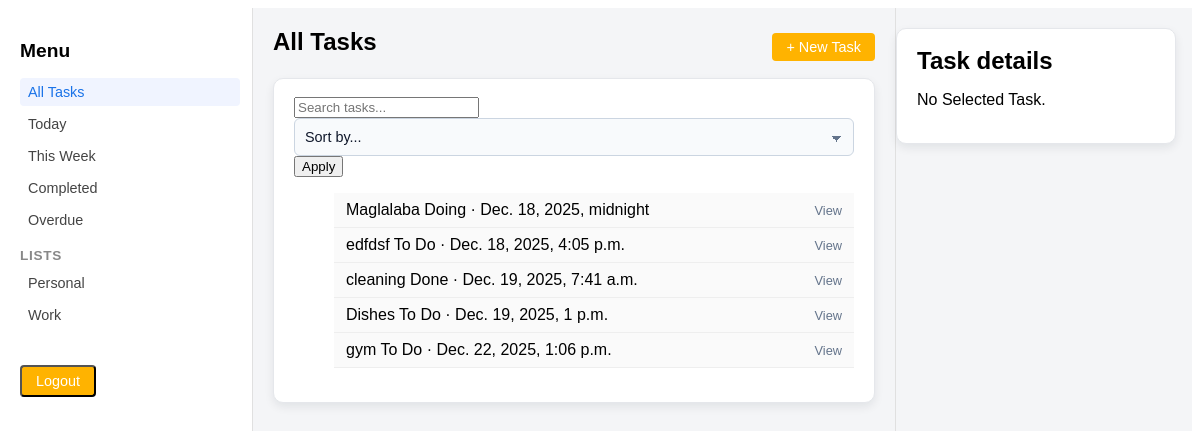
/?filter=all (signed in), run on an earlier commit of the app's database.
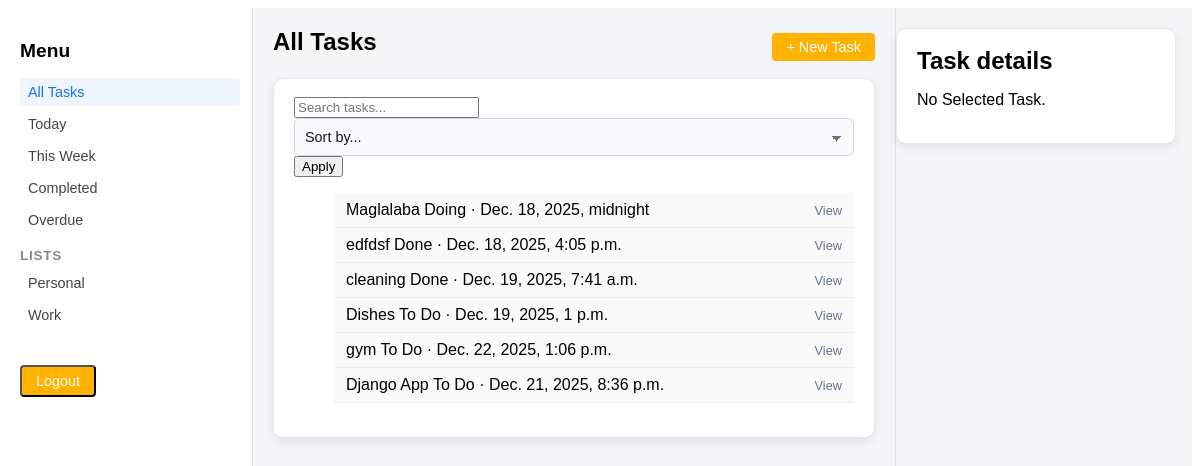
And on a later commit of the database.
### core/models.py (models this page shows, shortened)
class Task(models.Model):
    STATUS_CHOICES = [
        ('todo', 'To Do'),
        ('doing', 'Doing'),
        ('done', 'Done'),
    ]
    owner = models.ForeignKey(User, on_delete=models.CASCADE)
    title = models.CharField(max_length=200)
    description = models.TextField(blank=True)
    due_date = models.DateTimeField(null=True, blank=True)
    status = models.CharField(max_length=10, choices=STATUS_CHOICES, default='todo')
    created_at = models.DateTimeField(auto_now_add=True)

### core/views.py (the view)
# urls.py: path('', views.dashboard, name='dashboard'),
@login_required
def dashboard(request):
    today = timezone.now().date()
    flt = request.GET.get('filter', 'today')
    selected_id = request.GET.get('task')
    base_qs = Task.objects.filter(owner=request.user)
    search_query = request.GET.get('q', '').strip()
    sort_option = request.GET.get('sort', '')
    if flt == 'all':
        tasks = base_qs
    elif flt == 'today':
        tasks = base_qs.filter(due_date__date=today)
    elif flt == 'week':
        tasks = base_qs.filter(
            due_date__gte=today,
            due_date__lte=today + timezone.timedelta(days=7),
        )
    elif flt == 'completed':
        tasks = base_qs.filter(status='done')
    elif flt == 'overdue':
        tasks = base_qs.filter(
            status__in=['todo', 'in_progress'],
            due_date__lt=today,
        )
    else:
        tasks = base_qs.none()
    if search_query:
        tasks = tasks.filter(
            Q(title__icontains=search_query) |
            Q(description__icontains=search_query)
        )
    allowed_sorts = ['due_date', '-due_date', 'title', '-title']
    if sort_option in allowed_sorts:
        tasks = tasks.order_by(sort_option)
    selected_task = None
    if selected_id:
        selected_task = get_object_or_404(base_qs, pk=selected_id)
    reminders = Reminder.objects.filter(
        task__owner=request.user,
        remind_at__gte=timezone.now(),
    ).order_by('remind_at')
    return render(request, 'core/dashboard.html', {
        'tasks': tasks,
        'filter': flt,
        'reminders': reminders,
        'selected_task': selected_task,
        'search_query': search_query,
        'sort_option': sort_option,
    })

### core/templates/core/dashboard.html (shortened to what this page needs)
{% load static %}
<!DOCTYPE html>
<html>
<head>
  <link rel="stylesheet" type="text/css" href="{% static 'core/style.css' %}">
</head>
<body>
  <body>
    <div class="layout">
      <aside class="sidebar">
        <h2 class="sidebar-title">Menu</h2>
        <ul class="sidebar-list">
          <li class="{% if filter == 'all' %}is-active{% endif %}">
            <a href="{% url 'dashboard' %}?filter=all">All Tasks</a>
          </li>
          <li class="{% if filter == 'today' %}is-active{% endif %}">
            <a href="{% url 'dashboard' %}?filter=today">Today</a>
          </li>
          <li class="{% if filter == 'week' %}is-active{% endif %}">
            <a href="{% url 'dashboard' %}?filter=week">This Week</a>
          </li>
          <li class="{% if filter == 'completed' %}is-active{% endif %}">
            <a href="{% url 'dashboard' %}?filter=completed">Completed</a>
          </li>
          <li class="{% if filter == 'overdue' %}is-active{% endif %}">
            <a href="{% url 'dashboard' %}?filter=overdue">Overdue</a>
          </li>
        </ul>
        <nav class="sidebar-section">
          <h3 class="sidebar-heading">Lists</h3>
          <ul class="sidebar-list">
            <li><a href="#">Personal</a></li>
            <li><a href="#">Work</a></li>
          </ul>
        </nav>
        <button class="btn-primary" style="margin-top: 1rem;">
          Logout
        </button>
      </aside>
      <main class="main-column">
        <header class="main-header">
          <h2 class="card-title">
            {% if filter == 'all' %}All Tasks
            {% elif filter == 'today' %}Today
            {% elif filter == 'week' %}This Week
            {% elif filter == 'completed' %}Completed
            {% elif filter == 'overdue' %}Overdue
            {% else %}Tasks{% endif %}
          </h2>
          <a href="{% url 'task_create' %}" class="btn-primary">+ New Task</a>
        </header>
        <section class="card">
          <form method="get" class="search-sort-container">
            <input
              type="text"
              name="q"
              placeholder="Search tasks..."
              class="search-input"
              value="{{ search_query|default:'' }}"
            >
            <select name="sort" class="sort-dropdown">
              <option value="">Sort by...</option>
            </select>
            <button type="submit">Apply</button>
          </form>
          <ul class="item-list">
            {% for task in tasks %}
              <li class="item-row">
                <a href="{% url 'dashboard' %}?filter={{ filter }}&task={{ task.pk }}"
                   class="item-row-link">
                  <div class="item-main">
                    <span class="item-title">{{ task.title }}</span>
                    <span class="item-meta">
                      {{ task.get_status_display }} · {{ task.due_date }}
                    </span>
                  </div>
                  <span class="item-action-label">View</span>
                </a>
              </li>
            {% empty %}
              <li class="item-row item-empty">No tasks in this view.</li>
            {% endfor %}
          </ul>
        </section>
      </main>
      <aside class="detail-column">
        <div class="card">
          <h2 class="card-title">Task details</h2>
          {% if selected_task %}
            <p><strong>Title:</strong> {{ selected_task.title }}</p>
            <p><strong>Description:</strong> {{ selected_task.description }}</p>
            <p><strong>Due:</strong> {{ selected_task.due_date }}</p>
            <p><strong>Status:</strong> {{ selected_task.get_status_display }}</p>
            <a href="{% url 'reminder_create' selected_task.pk %}" class="btn-secondary">
              Set Reminder
            </a>
            <a href="{% url 'task_update' selected_task.pk %}" class="btn-primary">
              Edit task
            </a>
          {% else %}
            <p style="font-family: Arial, sans-serif;">No Selected Task.</p>
          {% endif %}
        </div>
      </aside>
    </div>
  </body>
</html>

### core/static/core/style.css (style rules this page uses)
.card { background: #ffffff; border-radius: 10px; padding: 18px 20px; margin-bottom: 20px; box-shadow: 0 4px 10px rgba(15, 23, 42, 0.08); border: 1px solid #e5e7eb; }
.card-title { font-size: 1.5rem; font-weight: 600; margin: 0 0 10px 0; }
.main-column .card, .detail-column .card { background: #ffffff; }
.layout { display: flex; min-height: 100vh; background: #f4f5f7; font-family: Arial, sans-serif; }
.sidebar { width: 220px; background: #ffffff; border-right: 1px solid #e0e0e0; padding: 16px 12px; }
.sidebar-title { font-size: 1.2rem; margin-bottom: 16px; }
.sidebar-section { margin-bottom: 20px; }
.sidebar-heading { font-size: 0.85rem; text-transform: uppercase; letter-spacing: 0.05em; color: #888; margin-bottom: 6px; }
.sidebar-list { list-style: none; padding: 0; margin: 0; }
.sidebar-list li { margin-bottom: 4px; }
.sidebar-list a { display: block; padding: 6px 8px; border-radius: 4px; color: #444; text-decoration: none; font-size: 0.9rem; }
.sidebar-list li.is-active a, .sidebar-list a:hover { background: #f0f4ff; color: #1a73e8; }
.main-column { flex: 1; padding: 20px; }
.main-header { display: flex; justify-content: space-between; align-items: center; margin-bottom: 12px; }
.detail-column { width: 280px; padding: 20px 16px 20px 0; border-left: 1px solid #e0e0e0; }
.btn-primary { display: inline-block; padding: 6px 14px; border-radius: 4px; background-color: #ffb300; color: #fff; font-size: 0.9rem; text-decoration: none; }
.item-row { list-style: none; align-items: center; padding: 0; border-bottom: 1px solid #eee; background: #fafafa; }
.item-row-link { display: flex; align-items: center; justify-content: space-between; padding: 8px 12px; text-decoration: none; color: inherit; }
.item-action-label { font-size: 0.8rem; color: #64748b; }
.item-list select, .card select { width: 100%; padding: 8px 10px; border-radius: 6px; border: 1px solid #cbd5e1; background-color: #f8fafc; color: #0f172a; font-size: 0.9rem; line-height: 1.4; appearance: none; -webkit-appearance: none; -moz-appearance: none; background-image: linear-gradient(45deg, transparent 50%, #64748b 50%), linear-gradient(135deg, #64748b 50%, transparent 50%); background-position: calc(100% - 16px) 55%, calc(100% - 11px) 55%; background-size: 6px 6px, 6px 6px; background-repeat: no-repeat; }

What changed in the data, as far as the page shows it:
changed Task "edfdsf": status "To Do" → "Done"
added Task: title "Django App", status "To Do", due_date "Dec. 21, 2025, 8:36 p.m."
